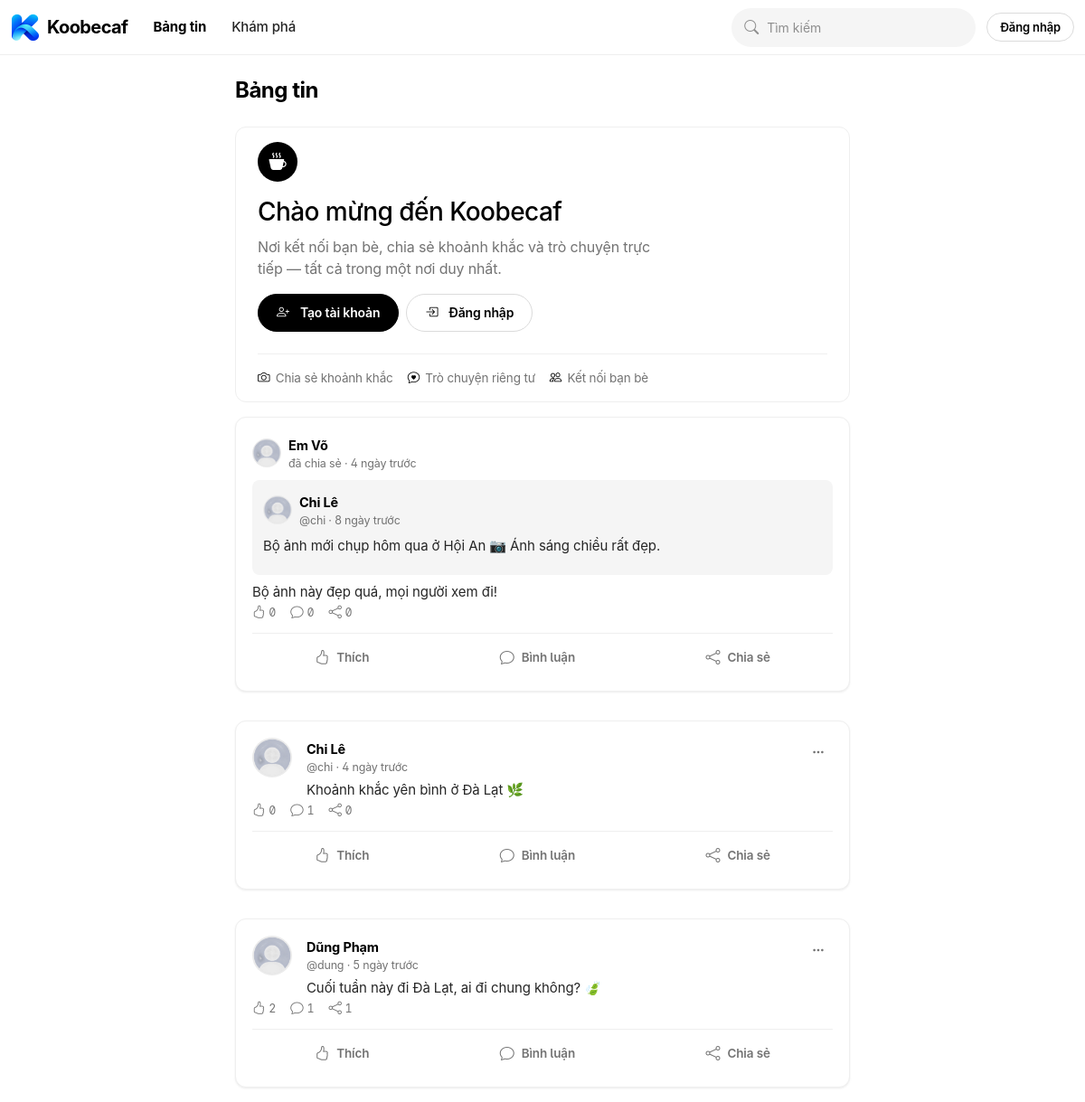
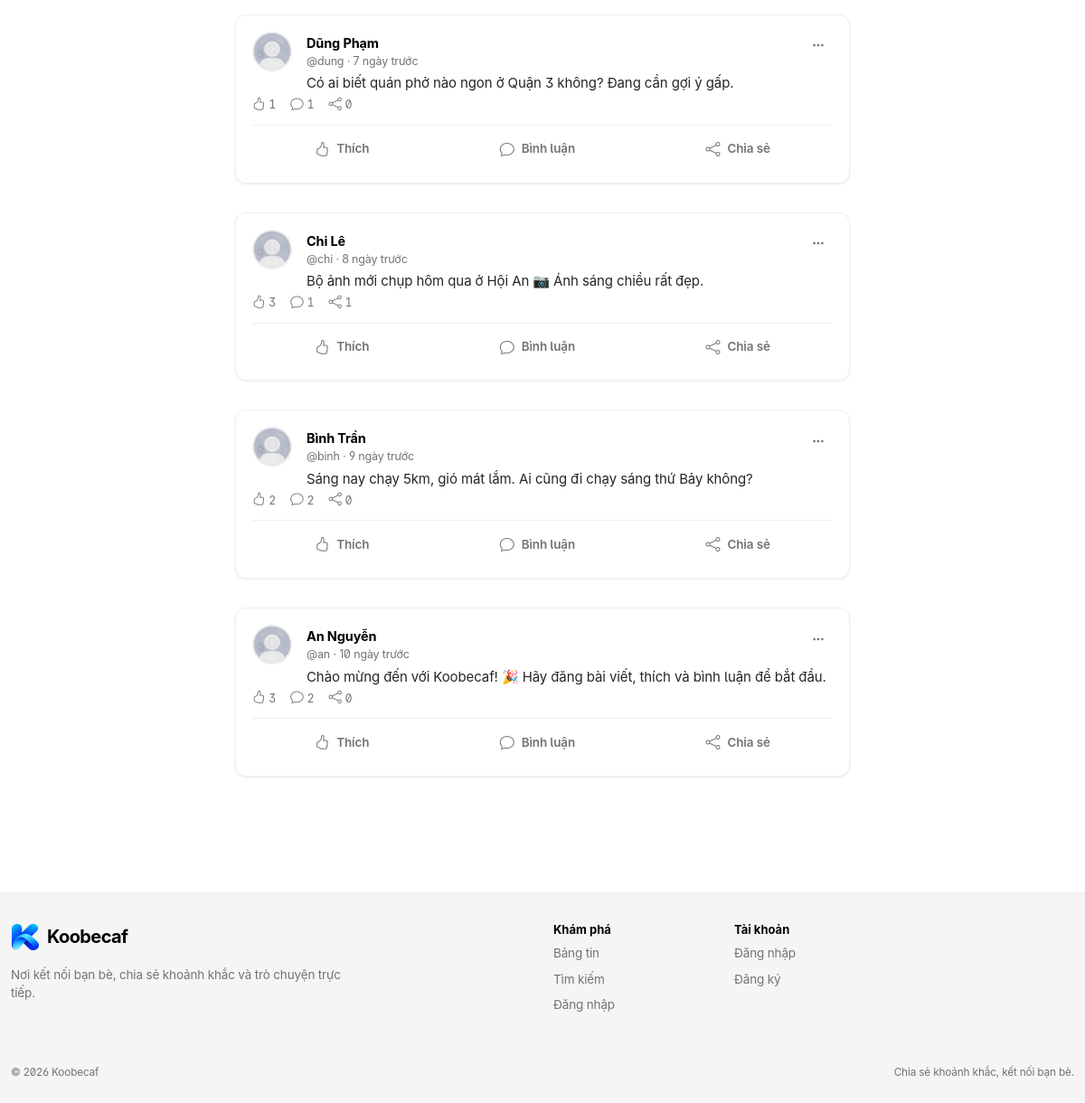
The page / on the database its author committed (2 pictures, top to bottom).
### tables this page shows
CREATE TABLE `posts` (
    `id`             BIGINT UNSIGNED NOT NULL AUTO_INCREMENT,
    `user_id`        BIGINT UNSIGNED NOT NULL,
    `content`        TEXT            NOT NULL,
    `privacy`        ENUM('public', 'followers', 'private') NOT NULL DEFAULT 'public',
    `shared_post_id` BIGINT UNSIGNED NULL DEFAULT NULL,
    `share_content`  VARCHAR(1000)   NOT NULL DEFAULT '',
    `shared_url`     VARCHAR(500)    NOT NULL DEFAULT '',
    `created_at`     DATETIME        NOT NULL DEFAULT CURRENT_TIMESTAMP,
    `updated_at`     DATETIME        NOT NULL DEFAULT CURRENT_TIMESTAMP ON UPDATE CURRENT_TIMESTAMP,
    PRIMARY KEY (`id`),
    KEY `idx_posts_user_created` (`user_id`, `created_at`),
    KEY `idx_posts_created_at` (`created_at`),
    KEY `idx_posts_shared_post` (`shared_post_id`),
    KEY `idx_posts_privacy` (`privacy`),
    CONSTRAINT `fk_posts_user` FOREIGN KEY (`user_id`) REFERENCES `users` (`id`) ON DELETE CASCADE ON UPDATE CASCADE,
    CONSTRAINT `fk_posts_shared` FOREIGN KEY (`shared_post_id`) REFERENCES `posts` (`id`) ON DELETE CASCADE ON UPDATE CASCADE
);

CREATE TABLE `users` (
    `id`            BIGINT UNSIGNED NOT NULL AUTO_INCREMENT,
    `username`      VARCHAR(30)     NOT NULL,
    `email`         VARCHAR(191)    NOT NULL,
    `password_hash` VARCHAR(255)    NOT NULL,
    `display_name`  VARCHAR(100)    NOT NULL,
    `bio`           VARCHAR(500)    NOT NULL DEFAULT '',
    `avatar_path`   VARCHAR(255)    NULL DEFAULT NULL,
    `cover_path`    VARCHAR(255)    NULL DEFAULT NULL,
    `theme`         ENUM('light', 'dark') NOT NULL DEFAULT 'light',
    `created_at`    DATETIME        NOT NULL DEFAULT CURRENT_TIMESTAMP,
    `updated_at`    DATETIME        NOT NULL DEFAULT CURRENT_TIMESTAMP ON UPDATE CURRENT_TIMESTAMP,
    PRIMARY KEY (`id`),
    UNIQUE KEY `uq_users_username` (`username`),
    UNIQUE KEY `uq_users_email` (`email`),
    KEY `idx_users_created_at` (`created_at`)
);

### app/Views/partials/post-card.php (the view, shortened to what the rows shown need)
<?php
$meta = $data ?? post_view_data($post, auth_id());
$original = $meta['original'];
?>
<article class="card surface-card post-card" data-post-id="<?= (int) $post['id'] ?>">
    <?php if ($meta['isShared'] && $original !== null): ?>
        <div class="shared-header d-flex align-items-center gap-2">
            <img src="<?= e(avatar_url($post['avatar_path'])) ?>" alt="" class="avatar avatar-sm">
            <div class="min-w-0">
                <a class="post-author" href="<?= url('/u/' . $post['username']) ?>"><?= e($post['display_name']) ?></a>
                <small class="post-meta d-block">đã chia sẻ · <?= e(time_ago($post['created_at'])) ?></small>
            </div>
        </div>
    <?php endif; ?>
    <div class="post-body d-flex gap-3">
        <?php if (!$meta['isShared'] || $original === null): ?>
            <a href="<?= url('/u/' . $post['username']) ?>">
                <img src="<?= e(avatar_url($post['avatar_path'])) ?>" alt="" class="avatar avatar-md">
            </a>
        <?php endif; ?>
        <div class="flex-grow-1 min-w-0">
            <?php if (!$meta['isShared'] || $original === null): ?>
                <div class="d-flex justify-content-between align-items-start gap-2">
                    <div class="min-w-0">
                        <a class="post-author" href="<?= url('/u/' . $post['username']) ?>">
                            <?= e($post['display_name']) ?>
                        </a>
                        <div class="post-meta">
                            <span>@<?= e($post['username']) ?></span> ·
                            <span><?= e(time_ago($post['created_at'])) ?></span>
                        </div>
                    </div>
                    <button class="btn icon-btn post-menu-btn" type="button" data-menu-toggle data-menu-placement="bottom-end" aria-label="Tuỳ chọn">
                        <i class="bi bi-three-dots"></i>
                    </button>
                </div>
            <?php endif; ?>
            <?php if ($meta['isShared'] && $original !== null): ?>
                <div class="shared-original mt-2">
                    <div class="d-flex align-items-center gap-2 mb-2">
                        <img src="<?= e(avatar_url($original['avatar_path'])) ?>" alt="" class="avatar avatar-sm">
                        <div class="min-w-0">
                            <a class="post-author" href="<?= url('/u/' . $original['username']) ?>"><?= e($original['display_name']) ?></a>
                            <small class="post-meta d-block">@<?= e($original['username']) ?> · <?= e(time_ago($original['created_at'])) ?></small>
                        </div>
                    </div>
                    <?php if (trim((string) $original['content']) !== ''): ?>
                        <p class="mb-2 post-text" data-clampable><?= nl2br(e($original['content'])) ?></p>
                    <?php endif; ?>
                </div>
            <?php elseif (trim((string) $post['content']) !== ''): ?>
                <p class="post-text mb-0 mt-1" data-clampable><?= nl2br(e($post['content'])) ?></p>
            <?php endif; ?>
            <?php if ($meta['isShared'] && trim((string) $post['share_content']) !== ''): ?>
                <p class="post-text mb-0 mt-2"><?= nl2br(e($post['share_content'])) ?></p>
            <?php endif; ?>
        </div>
    </div>
    <div class="post-stats d-flex align-items-center gap-3">
        <span data-like-count><i class="bi bi-hand-thumbs-up me-1"></i><?= (int) $meta['likeCount'] ?></span>
        <span data-comment-count><i class="bi bi-chat me-1"></i><?= (int) $meta['commentCount'] ?></span>
        <span data-share-count><i class="bi bi-share me-1"></i><?= (int) $meta['shareCount'] ?></span>
    </div>
    <div class="post-actions d-flex">
        <?php if (is_auth()): ?>
            <button
                class="btn btn-text flex-fill border-0 rounded-0 action-btn<?= $meta['liked'] ? ' active' : '' ?>"
                data-action="like"
                data-post-id="<?= (int) $post['id'] ?>">
                <i class="bi bi-hand-thumbs-up"></i>
                <span>Thích</span>
            </button>
        <?php else: ?>
            <a
                class="btn btn-text flex-fill border-0 rounded-0 action-btn"
                href="<?= url('/login') ?>"
                title="Đăng nhập để thích bài viết này">
                <i class="bi bi-hand-thumbs-up"></i>
                <span>Thích</span>
            </a>
        <?php endif; ?>
        <?php if (is_auth()): ?>
            <button
                class="btn btn-text flex-fill border-0 rounded-0 action-btn"
                data-action="comment"
                data-post-id="<?= (int) $post['id'] ?>">
                <i class="bi bi-chat"></i>
                <span>Bình luận</span>
            </button>
        <?php else: ?>
            <a
                class="btn btn-text flex-fill border-0 rounded-0 action-btn"
                href="<?= e($meta['permalink']) ?>#comments"
                title="Xem bình luận">
                <i class="bi bi-chat"></i>
                <span>Bình luận</span>
            </a>
        <?php endif; ?>
        <?php if (is_auth()): ?>
            <button
                class="btn btn-text flex-fill border-0 rounded-0 action-btn"
                data-action="share"
                data-post-id="<?= (int) $post['id'] ?>">
                <i class="bi bi-share"></i>
                <span>Chia sẻ</span>
            </button>
        <?php else: ?>
            <a
                class="btn btn-text flex-fill border-0 rounded-0 action-btn"
                href="<?= url('/login') ?>"
                title="Đăng nhập để chia sẻ bài viết này">
                <i class="bi bi-share"></i>
                <span>Chia sẻ</span>
            </a>
        <?php endif; ?>
    </div>
</article>

### app/Core/Router.php (shortened to what the rows shown need)
<?php
final class Router
{
    private array $routes = [];
    private array $groupMiddleware = [];
    public function group(array $middleware, callable $callback): void
    {
        $previous = $this->groupMiddleware;
        $this->groupMiddleware = array_merge($previous, $middleware);
        $this->groupMiddleware = $previous;
    }
    private function add(string $method, string $pattern, mixed $handler, ?string $name): self
    {
        $this->routes[] = [
            'method'     => $method,
            'pattern'    => $pattern,
            'handler'    => $handler,
            'middleware' => $this->groupMiddleware,
            'name'       => $name,
        ];
        return $this;
    }
    public function dispatch(Request $request): void
    {
        $path = $request->path();
        $method = $request->method();
        foreach ($this->routes as $route) {
            if ($route['method'] !== $method) {
                continue;
            }
            $params = $this->match($route['pattern'], $path);
            if ($params === null) {
                continue;
            }
            $this->callHandler($route['handler'], $request, $params);
            return;
        }
    }
    private function callHandler(mixed $handler, Request $request, array $params): void
    {
        [$class, $action] = $handler;
        $controller = new $class();
        $controller->{$action}($params);
    }
    private function match(string $pattern, string $path): ?array
    {
        $regex = preg_replace('#\{([a-zA-Z_][a-zA-Z0-9_]*)\}#', '(?P<$1>[^/]+)', $pattern);
        if (!preg_match('#^' . $regex . '$#', $path, $matches)) {
            return null;
        }
        $params = [];
        return $params;
    }
}

### app/Views/feed/index.php (shortened to what the rows shown need)
<?php
$viewerId = auth_id();
?>
<div class="page-head">
    <h1>Bảng tin</h1>
</div>
<?php if (!is_auth()): ?>
    <div class="panel welcome-card mb-3">
        <div class="panel-body">
            <span class="welcome-mark"><i class="bi bi-cup-hot-fill"></i></span>
            <h1 class="welcome-title">Chào mừng đến Koobecaf</h1>
            <p class="welcome-lead">
                Nơi kết nối bạn bè, chia sẻ khoảnh khắc và trò chuyện trực tiếp —
                tất cả trong một nơi duy nhất.
            </p>
            <div class="d-flex flex-wrap gap-2 mt-3">
                <a class="btn btn-solid" href="<?= url('/register') ?>"><i class="bi bi-person-plus me-1"></i>Tạo tài khoản</a>
                <a class="btn btn-outline" href="<?= url('/login') ?>"><i class="bi bi-box-arrow-in-right me-1"></i>Đăng nhập</a>
            </div>
            <ul class="welcome-features">
                <li><i class="bi bi-camera"></i> Chia sẻ khoảnh khắc</li>
                <li><i class="bi bi-chat-heart"></i> Trò chuyện riêng tư</li>
                <li><i class="bi bi-people"></i> Kết nối bạn bè</li>
            </ul>
        </div>
    </div>
<?php endif; ?>
<?php if ($posts === []): ?>
    <div class="panel">
        <div class="empty-state">
            <span class="empty-icon"><i class="bi bi-inbox"></i></span>
            <h3>Chưa có bài viết nào</h3>
            <p>Hãy là người đầu tiên đăng khoảnh khắc của mình lên Koobecaf.</p>
            <?php if (is_auth()): ?>
                <a class="btn btn-solid mt-2" href="<?= url('/posts/create') ?>"><i class="bi bi-pencil-square me-1"></i>Viết bài ngay</a>
            <?php endif; ?>
        </div>
    </div>
<?php else: ?>
    <div class="feed-stream" data-feed-list>
        <?php foreach ($posts as $post): ?>
            <?php $data = post_view_data($post, $viewerId); ?>
            <?= view_partial(dirname(__DIR__) . '/partials/post-card.php', ['post' => $post, 'data' => $data]) ?>
        <?php endforeach; ?>
    </div>
<?php endif; ?>

### rows shown on the page
posts: user.display_name "Em Võ", created_at "4 ngày trước", users.display_name "Chi Lê", users.username "chi", shared_post.created_at "8 ngày trước", shared_post.content "Bộ ảnh mới chụp hôm qua ở Hội An 📷 Ánh sáng chiều rất đẹp.", share_content "Bộ ảnh này đẹp quá, mọi người xem đi!", likeCount "0", commentCount "0", shareCount "0"
posts: user.display_name "Chi Lê", user.username "chi", created_at "4 ngày trước", content "Khoảnh khắc yên bình ở Đà Lạt 🌿", likeCount "0", commentCount "1", shareCount "0"
posts: user.display_name "Dũng Phạm", user.username "dung", created_at "5 ngày trước", content "Cuối tuần này đi Đà Lạt, ai đi chung không? 🍃", likeCount "2", commentCount "1", shareCount "1"
posts: user.display_name "Dũng Phạm", user.username "dung", created_at "7 ngày trước", content "Có ai biết quán phở nào ngon ở Quận 3 không? Đang cần gợi ý gấp.", likeCount "1", commentCount "1", shareCount "0"
posts: user.display_name "Chi Lê", user.username "chi", created_at "8 ngày trước", content "Bộ ảnh mới chụp hôm qua ở Hội An 📷 Ánh sáng chiều rất đẹp.", likeCount "3", commentCount "1", shareCount "1"
posts: user.display_name "Bình Trần", user.username "binh", created_at "9 ngày trước", content "Sáng nay chạy 5km, gió mát lắm. Ai cũng đi chạy sáng thứ Bảy không?", likeCount "2", commentCount "2", shareCount "0"
posts: user.display_name "An Nguyễn", user.username "an", created_at "10 ngày trước", content "Chào mừng đến với Koobecaf! 🎉 Hãy đăng bài viết, thích và bình luận để bắt đầu.", likeCount "3", commentCount "2", shareCount "0"
